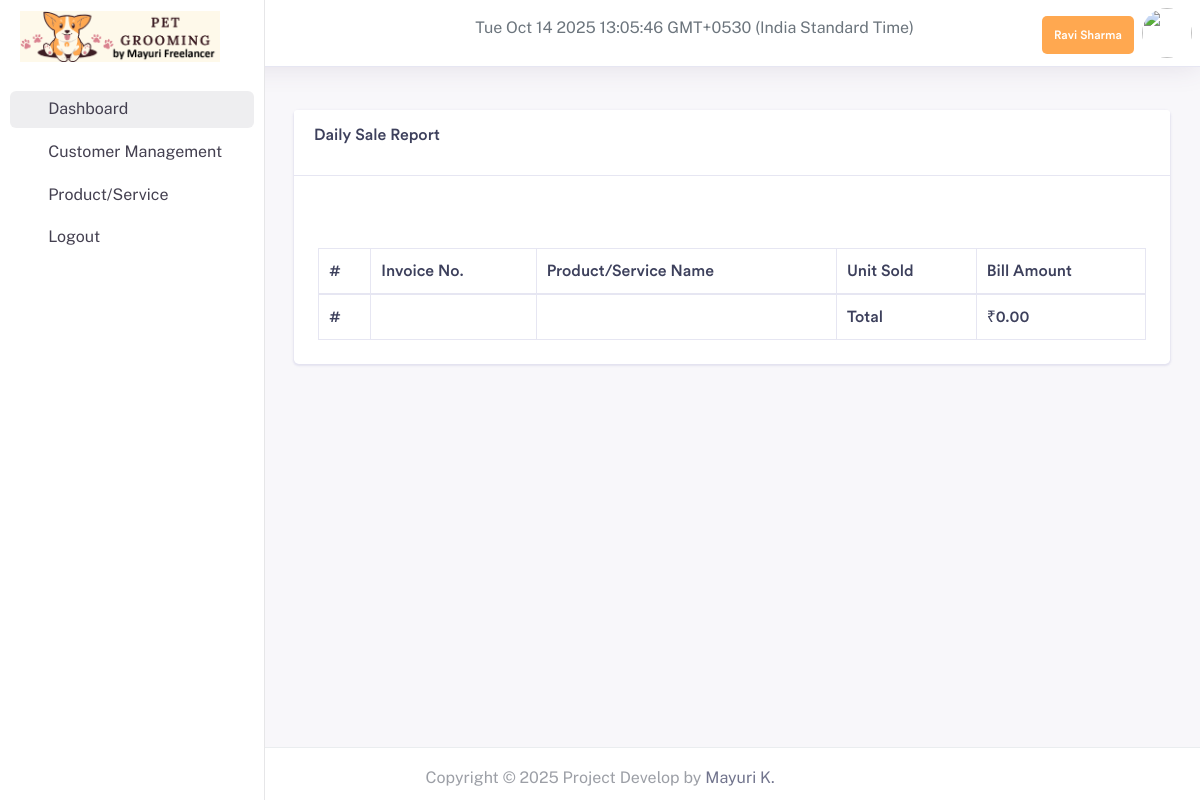
Page /pet_grooming/admin/daily_report.php (signed in) on the committed database.
### tables this page shows
CREATE TABLE `tbl_manage_website` (
  `id` int(11) NOT NULL,
  `title` varchar(600) NOT NULL,
  `short_title` varchar(600) NOT NULL,
  `logo` text NOT NULL,
  `footer` text NOT NULL,
  `currency_code` varchar(600) NOT NULL,
  `currency_symbol` varchar(255) DEFAULT NULL,
  `login_logo` text NOT NULL,
  `invoice_logo` text NOT NULL,
  `background_login_image` text NOT NULL,
  `status` int(11) NOT NULL,
  `deduct` tinyint(4) NOT NULL,
  `instance` varchar(400) NOT NULL,
  `access` varchar(400) NOT NULL,
  `term` longtext NOT NULL,
  `sign` varchar(200) NOT NULL,
  `bank` varchar(600) NOT NULL,
  `acc_no` varchar(600) NOT NULL,
  `ifsc` varchar(600) NOT NULL,
  `branch` varchar(600) NOT NULL,
  `badd` varchar(600) NOT NULL,
  `favicon` varchar(500) NOT NULL,
  `qr` varchar(600) NOT NULL
);

### pet_grooming/admin/daily_report.php (the view, shortened to what this page needs)
<?php include('include/head.php'); ?>
<?php include('include/header.php'); ?>
<?php include('include/sidebar.php'); ?>
<div class="dashboard-wrapper">
    <div class="container-fluid  dashboard-content">
        <div class="row">
            <div class="col-xl-12 col-lg-12 col-md-12 col-sm-12 col-12">
                <div class="card">
                    <div class="card-header">
                        <h4>Daily Sale Report </h4>
                    </div>
                    <div class="card-body">
                        <br />
                        <br />
                        <div class="table-responsive">
                            <table id="example" class="table table-striped table-bordered second" style="width:100%">
                                <thead>
                                    <tr>
                                        <th>#</th>
                                        <th>Invoice No.</th>
                                        <th>Product/Service Name</th>
                                        <th>Unit Sold</th>
                                        <th>Bill Amount</th>
                                    </tr>
                                </thead>
                                    <?php
$ftot=0;
                                    ?>
                                <tfoot>
                                    <tr>
                                         <th>#</th>
                                        <th></th>
                                        <th></th>
                                        <th>Total</th>
                                        <th><?php echo $record_website['currency_symbol'];?><?php echo number_format1($ftot, 2, '.', ','); ?></th>
                                    </tr>
                                </tfoot>
                            </table>
                        </div>
                    </div>
                </div>
            </div>
        </div>
    </div>
    <?php include('include/footer.php'); ?>
</div>
</div>
</body>
</html>

### pet_grooming/admin/include/header.php (shortened to what this page needs)
<?php
require_once('../assets/constants/fetch-my-info.php');
?>
<?php
$stmt = $conn->prepare("SELECT * FROM tbl_admin WHERE id='".$_SESSION['id']."'");
$stmt->execute();
$result = $stmt->fetch(PDO::FETCH_ASSOC);
 $sql = "SELECT * FROM tbl_manage_website where status='0'";
  $statement = $conn->prepare($sql);
                                                 $statement->execute();
                                              $row = $statement->fetch(PDO::FETCH_ASSOC);
                                                                    extract($row);
function number_format1($number, $decimal = 2) {
    $decimalPart = '';
    $number = number_format((float)$number, $decimal, '.', '');
    if (strpos($number, '.') !== false) {
        list($number, $decimalPart) = explode('.', $number);
    }
    $last3 = substr($number, -3);
    $restUnits = substr($number, 0, -3);
    if ($restUnits != '') {
        $restUnits = preg_replace("/\B(?=(\d{2})+(?!\d))/", ",", $restUnits);
        $formatted = $restUnits . "," . $last3;
    } else {
        $formatted = $last3;
    }
    return $decimal > 0 ? $formatted . "." . $decimalPart : $formatted;
}
                                                                    ?>
<body>
    <div class="dashboard-main-wrapper">
        <div class="dashboard-header">
            <nav class="navbar navbar-expand-lg bg-white fixed-top">
                <div class="collapse navbar-collapse " id="navbarSupportedContent">
                    <ul class="navbar-nav ml-auto navbar-right-top">
                                                      <li class="mt-3 text-start" style="margin-right:120px;text-color:black;">
                              <?php
echo date('D M d Y H:i:s') . ' GMT+0530 (India Standard Time)';
?>
                               </li>
                         <li class="pt-3">
                             <div class="nav-user-info title3 info-user">
                                    <h6 class="mb-0 text-white nav-user-name"><?=$result['fname'];?><?=$result['lname'];?> </h6>
                                </div>
                         </li>
                         <li class="nav-item dropdown nav-user">
                            <a class="nav-link nav-user-img" href="profile.php" id="navbarDropdownMenuLink2" data-toggle="dropdown" aria-haspopup="true" aria-expanded="false"><img src="../assets/uploadImage/Profile/<?=$result['image']?>" alt="" class="user-avatar-md rounded-circle"></a>
                        </li>
   </ul>
                </div>
            </nav>
        </div>

### pet_grooming/admin/include/sidebar.php (shortened to what this page needs)
<?php
   require_once('../assets/constants/fetch-my-info.php');
$stmt_web = $conn->prepare("SELECT * FROM `tbl_manage_website` ");
 $stmt_web->execute();
$record_website=$stmt_web->fetch();
                  $stmt = $conn->prepare("SELECT * FROM tbl_admin WHERE id='".$_SESSION['id']."'");
                   $stmt->execute();
                   $admin = $stmt->fetch(PDO::FETCH_ASSOC);
                   $userroles=$_SESSION['userroles'];
                   ?>
<div class="nav-left-sidebar sidebar-light">
   <div class="menu-list">
        <a class="navbar-brand" href="index.php">
                                <img class="img-fluid" src="../assets/uploadImage/Logo/<?php echo $login_logo; ?>" style="width:200px;height:auto;" alt="Theme-Logo" />
                            </a>
      <nav class="navbar navbar-expand-lg navbar-light">
         <div class="collapse navbar-collapse" id="navbarNav">
            <ul class="navbar-nav flex-column">
               <li class="nav-item mt-1">
                  <a class="nav-link active" href="index.php"><i class="ti ti-smart-home me-2"></i>Dashboard </a>
               </li>
                 <?php if (in_array('Customer Management',$userroles) || ($admin['role_id']==0))
                  { ?>
               <li class="nav-item ">
                  <a class="nav-link  " href="view_customer.php"><i class="ti ti-user-plus me-2"></i>Customer Management</a>
               </li>
<?php  } ?>
                <?php if (in_array('Product/Service Management',$userroles) || ($admin['role_id']==0))
                  { ?>
               <li class="nav-item ">
                  <a class="nav-link " href="productdisplay.php"><i class="ti ti-list-details me-2"></i>Product/Service</a>
               </li>
               <?php  } ?>
               <li class="nav-item ">
                  <a class="nav-link " href="../logout.php"><i class="ti ti-logout me-2"></i>Logout</a>
               </li>
            </ul>
         </div>
      </nav>
   </div>
</div>

### pet_grooming/admin/include/footer.php (style rules this page uses)
html { overflow-x: hidden !important; }

### rows in the picture
tbl_manage_website: login_logo (picture), currency_symbol "₹"

### other values in the picture
$result['fname'] "Ravi"
$result['lname'] "Sharma"
number_format1($ftot, 2, '.', ',') "0.00"
